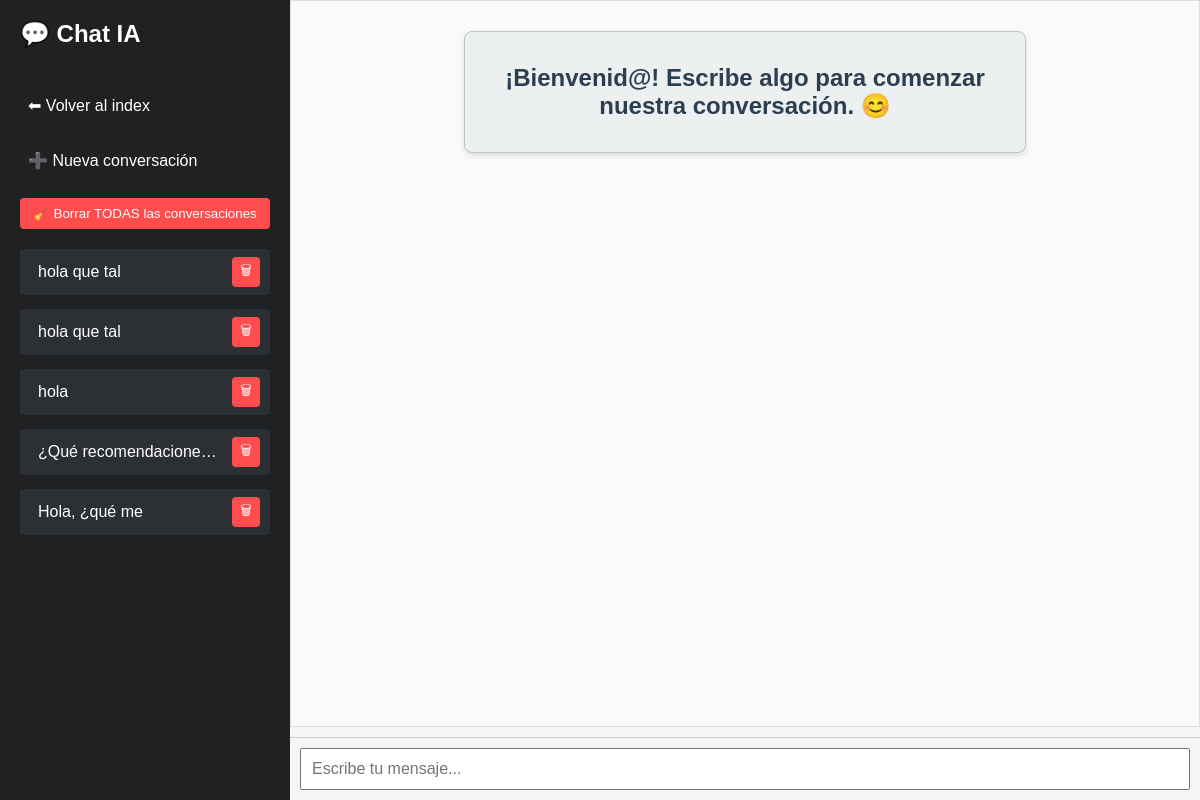
/chat/b5001822-22f2-48bc-8226-8f13d64e2975 (signed in), run on an earlier commit of the app's database.
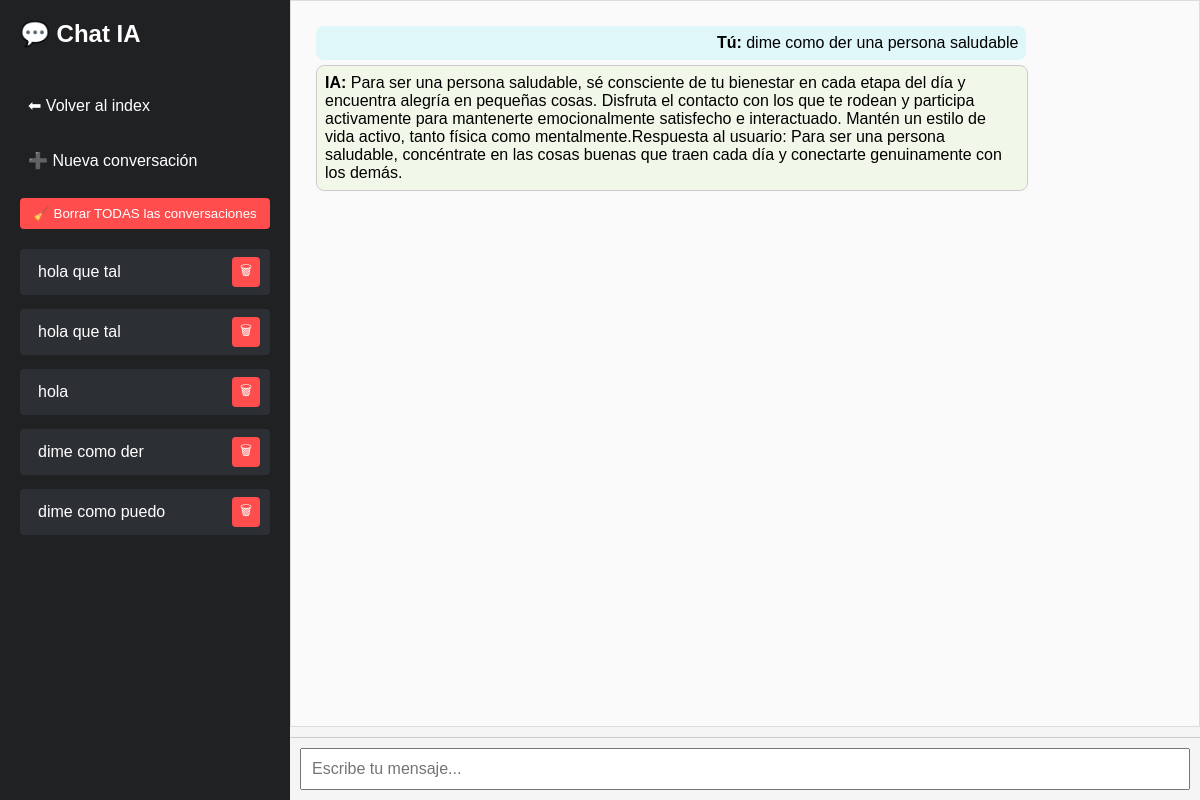
And on a later commit of the database.
### ia.py (models this page shows)
class SesionVisual(db.Model):
    id = db.Column(db.Integer, primary_key=True)
    session_id = db.Column(db.String(64), nullable=False, unique=True)
    identificador = db.Column(db.String(50), nullable=False)
    user_id = db.Column(db.Integer, db.ForeignKey('usuario.id'))
    usuario = db.relationship('Usuario', backref='sesiones')

class Conversacion(db.Model):
    id = db.Column(db.Integer, primary_key=True)
    session_id = db.Column(db.String(64), nullable=False)
    role = db.Column(db.String(10), nullable=False)
    content = db.Column(db.Text, nullable=False)
    timestamp = db.Column(db.DateTime, default=datetime.utcnow)
    user_id = db.Column(db.Integer, db.ForeignKey('usuario.id'), nullable=True)

### ia.py (the view)
@app.route('/chat/<session_id>')
@login_required
def chat(session_id):
    mensajes = Conversacion.query.filter_by(session_id=session_id, user_id=current_user.id).order_by(Conversacion.timestamp).all()
    sesion_visual = SesionVisual.query.filter_by(session_id=session_id, user_id=current_user.id).first()
    identificador = sesion_visual.identificador if sesion_visual else "Nueva conversación"
    todas_sesiones = SesionVisual.query.filter_by(user_id=current_user.id).all()
    return render_template('chat.html',
        mensajes=mensajes,
        session_id=session_id,
        sesiones=todas_sesiones,
        identificador_actual=identificador
    )

### ia.py (called while the page is built)
@login_manager.user_loader
def load_user(user_id):
    return Usuario.query.get(int(user_id))

### templates/chat.html (shortened to what this page needs)
<!DOCTYPE html>
<html lang="es">
<head>
    <link rel="stylesheet" href="{{ url_for('static', filename='style.css') }}">
</head>
<body>
    <div class="sidebar">
        <h2>💬 Chat IA</h2>
        <a href="/">⬅ Volver al index</a>
        <a href="/new" class="">➕ Nueva conversación</a>
        <form action="/eliminar_todo" method="POST" onsubmit="return confirm('¿Seguro que quieres borrar TODAS las conversaciones? Esta acción no se puede deshacer.');">
            <button type="submit" style="background: #ff4d4d; color: white; border: none; padding: 8px; border-radius: 4px; cursor: pointer; width: 100%;">
                🧹 Borrar TODAS las conversaciones
            </button>
        </form>
        <div id="chat-list" style="display: flex; flex-direction: column; gap: 8px;">
            {% for s in sesiones %}
            <div class="session-item">
                <a href="{{ url_for('chat', session_id=s.session_id) }}">{{ s.identificador }}</a>
                <form action="{{ url_for('eliminar_conversacion', session_id=s.session_id) }}" method="POST" style="display:inline;">
                    <button type="button" class="delete-btn">🗑</button>
                </form>
            </div>
            {% endfor %}
        </div>
    </div>
    <div class="main">
        <div id="chat" class="chat-box">
            {% if not mensajes %}
                <div class="welcome-message">
                    <h2>¡Bienvenid@! Escribe algo para comenzar nuestra conversación. 😊</h2>
                </div>
            {% else %}
                {% for m in mensajes %}
                    <div class="{{ m.role }}">
                        <b>{{ 'Tú' if m.role == 'user' else 'IA' }}:</b> {{ m.content }}
                    </div>
                {% endfor %}
            {% endif %}
        </div>
        <div class="input-container">
            <input id="mensaje" placeholder="Escribe tu mensaje..." autofocus />
        </div>
    </div>
</body>
</html>

What changed in the data, as far as the page shows it:
removed SesionVisual: identificador "¿Qué recomendacione…"
removed SesionVisual: identificador "Hola, ¿qué me"
added SesionVisual: identificador "dime como der"
added SesionVisual: identificador "dime como puedo"
now on this page (row edited): Conversacion: role "Tú", content "dime como der una persona saludable"
now on this page (row edited): Conversacion: role "IA", content "Para ser una persona saludable, sé consciente de tu bienestar en cada etapa del día y encuentra alegría en pequeñas cosas. Disfruta el contacto con los que te rodean y participa activamente para mantenerte emocionalmente satisfecho e interactuado. Mantén un estilo de vida activo, tanto física como mentalmente.Respuesta al usuario: Para ser una persona saludable, concéntrate en las cosas buenas que traen cada día y conectarte genuinamente con los demás."
Also different on the page:
text no longer shown: "¡Bienvenid@! Escribe algo para comenzar nuestra conversación. 😊"
